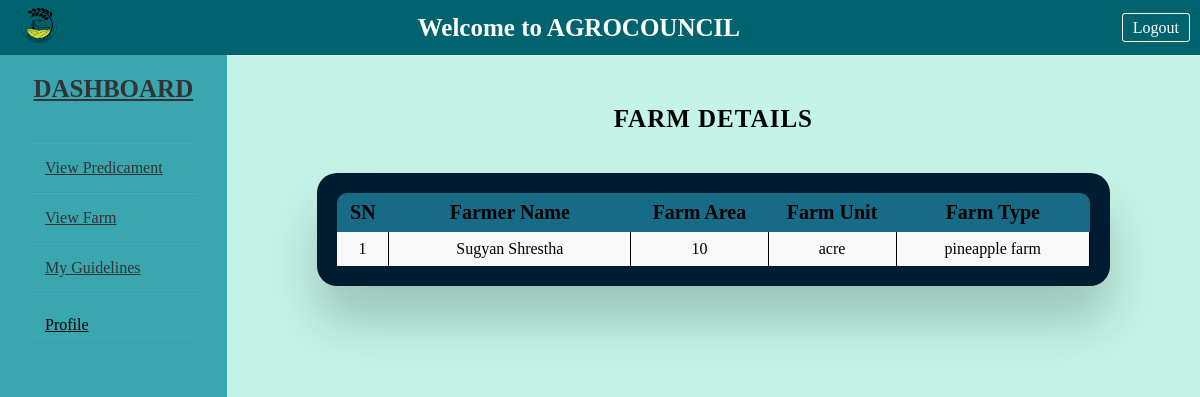
The page /counsellor/viewfarm.php on the database its author committed.
### tables this page shows
CREATE TABLE `farm` (
  `fid` int(11) NOT NULL,
  `farm_area` varchar(50) NOT NULL,
  `farm_unit` varchar(20) NOT NULL,
  `farm_type` varchar(50) NOT NULL,
  `farmer_id` int(11) NOT NULL
);

CREATE TABLE `farmer` (
  `id` int(11) NOT NULL,
  `name` varchar(50) NOT NULL,
  `address` varchar(50) NOT NULL,
  `mobile` bigint(20) NOT NULL,
  `email` varchar(30) NOT NULL,
  `password` varchar(255) NOT NULL,
  `reset_otp_hash` varchar(64) DEFAULT NULL,
  `reset_otp_expires_at` datetime DEFAULT NULL
);

### counsellor/viewfarm.php (the view, shortened to what this page needs)
<?php
include('../counsellor/layout/header.php');
include('../counsellor/layout/sidebar.php');
$conn = new mysqli("localhost", "root", "", "agro_council");
$sql = "SELECT * FROM farm INNER JOIN farmer ON farm.farmer_id = farmer.id";
$result = $conn->query($sql);
?>
<link rel="stylesheet" href="../css/table.css">
<div class="con">
    <h1>Farm Details</h1>
    <div class="table-wrapper">
        <table class="fl-table">
            <tbody>
                <tr>
                    <th width=5%>SN</th>
                    <th width=25%>Farmer Name</th>
                    <th width=13%>Farm Area</th>
                    <th width=10%>Farm Unit</th>
                    <th width=20%>Farm Type</th>
                </tr>
                <?php
                if ($result && $result->num_rows > 0) {
                    $i = 1;
                    while ($row = $result->fetch_assoc()) {
                        ?>
                        <tr>
                            <td><?php echo $i++; ?></td>
                            <td><?php echo $row['name']; ?></td>
                            <td><?php echo $row['farm_area']; ?></td>
                            <td><?php echo $row['farm_unit']; ?></td>
                            <td><?php echo $row['farm_type']; ?></td>
                        </tr>
                    <?php
                    }
                } else {
                    ?>
                    <tr>
                        <td colspan="6">No farms found.</td>
                    </tr>
                <?php
                }
                ?>
            </tbody>
        </table>
    </div>
</div>

### css/style.css (style rules this page uses)
* { margin: 0px; padding: 0px; }
body { display: flex; flex-direction: column; min-height: 100%; }

### css/table.css (style rules this page uses)
.con { display: grid; justify-items: center; align-items: center; padding: 20px; width: 100%; height: fit-content; }
h1 { text-align: center; font-size: 25px; text-transform: uppercase; letter-spacing: 1px; color: black; padding: 30px 0; }
.table-wrapper { padding: 20px; margin: 10px 70px 70px; box-shadow: 0px 35px 50px rgba(0, 0, 0, 0.2); height: fit-content; display: flexbox; justify-content: space-between; font-size: 20px; width: -webkit-fill-available; background-color: #001C30; border-radius: 20px; }
.fl-table { border-radius: 5px; font-size: 20px; font-weight: normal; border: none; border-collapse: collapse; width: 100%; max-width: 100%; white-space: nowrap; background-color: #176B87; border-radius: 10px; }
.fl-table td, .fl-table th { text-align: center; padding: 8px; }
.fl-table td { border-right: 1px solid #080000; font-size: 16px; }
.fl-table tr:nth-child(even) { background: #f8f8f8; }

### rows shown on the page
farm: farmer.name "Sugyan Shrestha", farm_area "10", farm_unit "acre", farm_type "pineapple farm"
